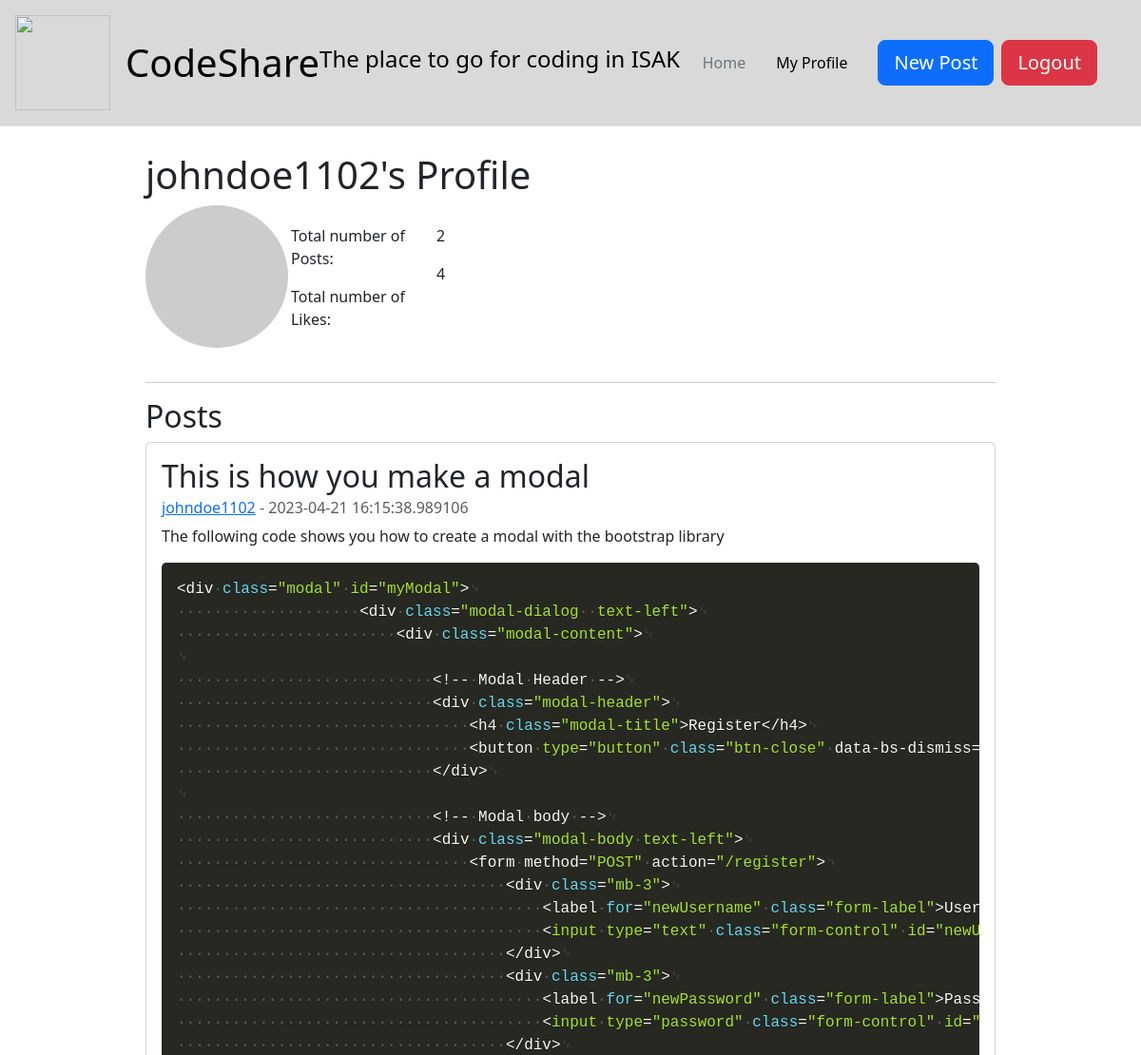
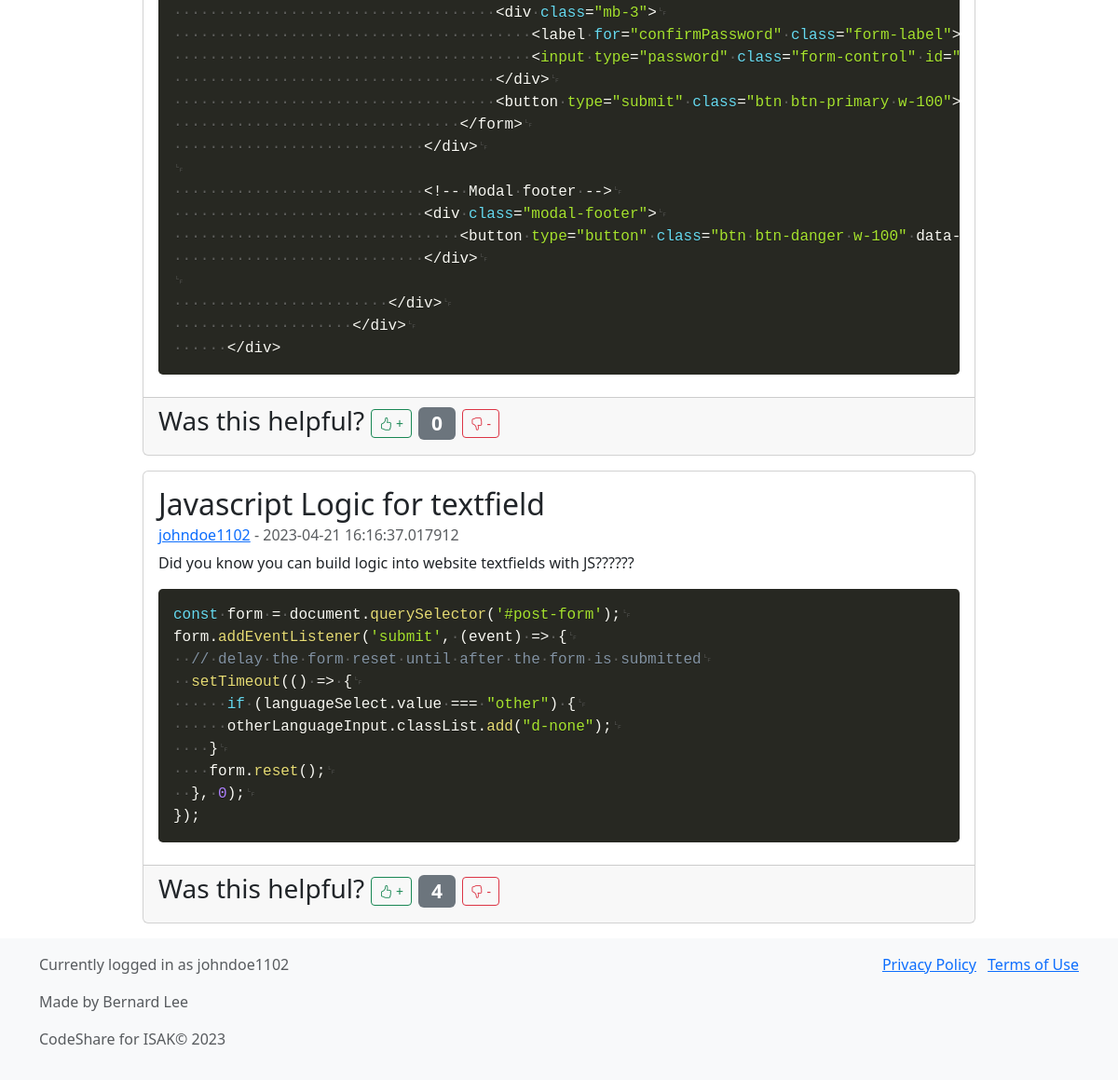
Before: /profile/johndoe1102 (signed in) with the older database file (2 pictures, top to bottom).
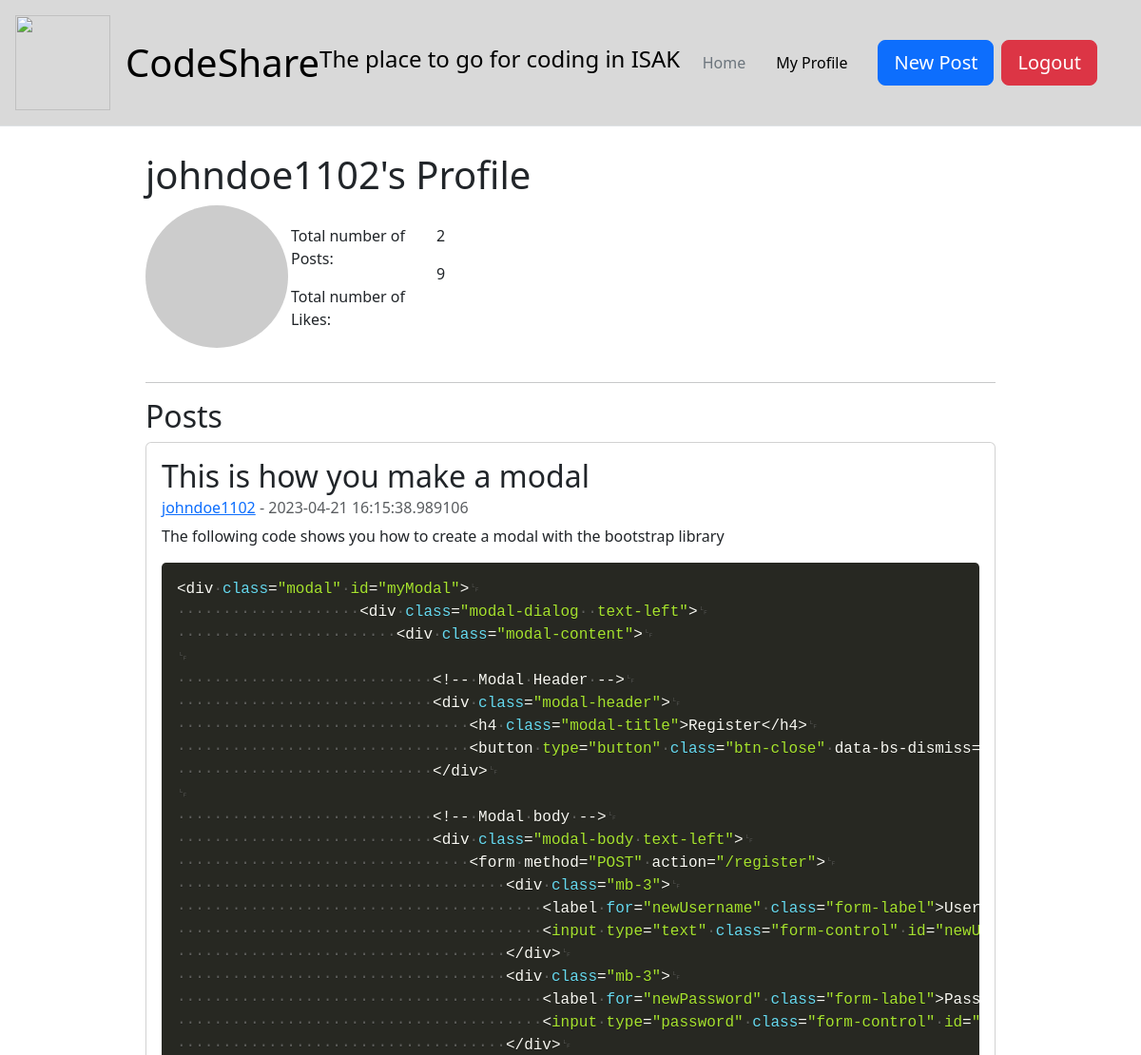
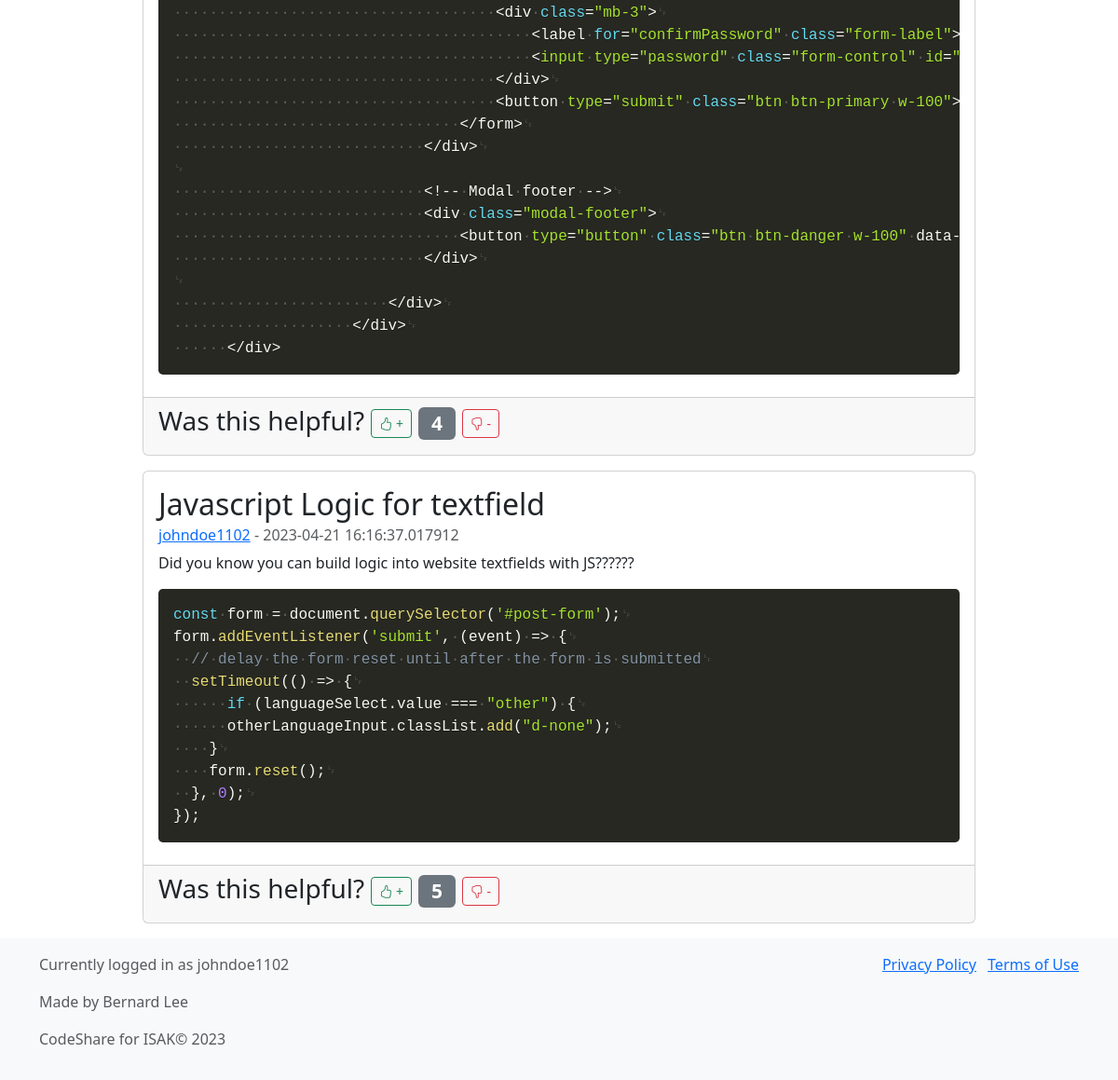
After: the same page with the newer database file (2 pictures, top to bottom).
### db_models.py (models this page shows)
class Base(DeclarativeBase):
    pass

class Post(Base):
    __tablename__ = "posts"
    id: Mapped[int] = mapped_column(primary_key=True)
    title: Mapped[str] = mapped_column(String(100))
    datetime_posted: Mapped[datetime.datetime] = mapped_column(DateTime, default=datetime.datetime.utcnow)
    content: Mapped[str] = mapped_column(String(2000))
    code: Mapped[str] = mapped_column(String(2000))
    code_language: Mapped[str] = mapped_column(String(20))
    like_count: Mapped[int] = mapped_column(Integer, default=0)
    user_id: Mapped[int] = mapped_column(ForeignKey("users.id", ondelete="CASCADE"))
    user: Mapped[Users] = relationship("Users", back_populates="posts")

### app.py (the view)
@app.route("/profile/<username>")
def profile(username):
    try:
        token = session['token']
        if check_token(token):
            posts = db.get_own_posts(username)
            user = db.get_user(username)
            stats = db.get_user_stats(username)
            return render_template('profile.html', username=username, posts=posts, user=user,stats=stats)
        else:
            return redirect(url_for('login'))
    except KeyError:
        return redirect(url_for('login'))

### db_manager.py (called while the page is built)
    def get_own_posts(self, username):
        user = self.session.query(Users).filter_by(username=username).first()
        print(f"selecting posts from user {user.username} with id {user.id}")
        posts = self.session.query(Post).filter_by(user_id=user.id).all()
        for post in posts:
            post.username = user.username
        posts.reverse()
        return posts

    def get_user(self, username):
        user = self.session.query(Users).filter_by(username=username).first()
        return user

    def get_user_stats(self, username):
        user = self.session.query(Users).filter_by(username=username).first()
        posts = self.session.query(Post).filter_by(user_id=user.id).all()
        return len(posts), sum(post.like_count for post in posts)

### token_management.py (called while the page is built)
def check_token(token): #check if token is valid and not expired
    try:
        decoded_token = jwt.decode(token, token_encryption_key, algorithms=['HS256'])
        current_time = datetime.utcnow().timestamp()
        if decoded_token['datetime'] < current_time:
            return False
        else:
            return True
    except Exception:
        return False

### templates/profile.html (shortened to what this page needs)
{% extends "base_template.html" %}
{% block content %}
    <div class="row justify-content-center" style="margin-top: 160px;">
        <div class="col-md-9">
            <h1>{{ username }}'s Profile</h1>
            <div class="row">
                <div class="col-md-2">
                    <img class="avatar float-right rounded-circle" src="https://picsum.photos/200" alt="Avatar Placeholder">
                </div>
                <div class="col-md-4" style="padding-top: 20px">
                    <div class="row">
                        <div class="col-md-6">
                            <p>Total number of Posts:</p>
                            <p>Total number of Likes:</p>
                        </div>
                        <div class="col-md-6">
                            <p>{{ stats[0] }}</p>
                            <p>{{ stats[1] }}</p>
                        </div>
                    </div>
                </div>
                <div class="col-md-3">
                </div>
            </div>
            <hr>
            <h2>Posts</h2>
            {% if posts %}
                {% for post in user.posts %}
                    <div class="card mb-3">
                        <div class="card-body">
                            <h2 class="card-title">{{ post.title }}</h2>
                            <h6 class="card-subtitle mb-2 text-muted"><a href="/profile/{{ post.username }}">{{ post.username }}</a> - {{ post.datetime_posted }}</h6>
                            <p class="card-text">{{ post.content }}</p>
                            <pre><code class="language-{{ post.code_language }}">{{ post.code }}</code></pre>
                        </div>
                        <div class="card-footer">
                            <h3> Was this helpful?
                                <a href="/add_like/{{ post.id }}"><button type="button" class="btn btn-outline-success btn-sm w-auto">
                                    <i class="bi bi-hand-thumbs-up"></i> +
                                </button></a>
                                <span class="badge bg-secondary">{{ post.like_count }}</span>
                                <a href="/add_dislike/{{ post.id }}"><button type="button" class="btn btn-outline-danger btn-sm w-auto">
                                    <i class="bi bi-hand-thumbs-down"></i> -
                                </button></a>
                            </h3>
                        </div>
                    </div>
                {% endfor %}
            {% else %}
                <h3>You have not posted anything yet.</h3>
            {% endif %}
        </div>
    </div>
{% endblock %}

Changed rows visible on the page:
changed Post "This is how you make a modal": like_count "0" → "4"
changed Post "Javascript Logic for textfield": like_count "4" → "5"
Other visible differences:
{{ stats[1] }}: "4" → "9"
